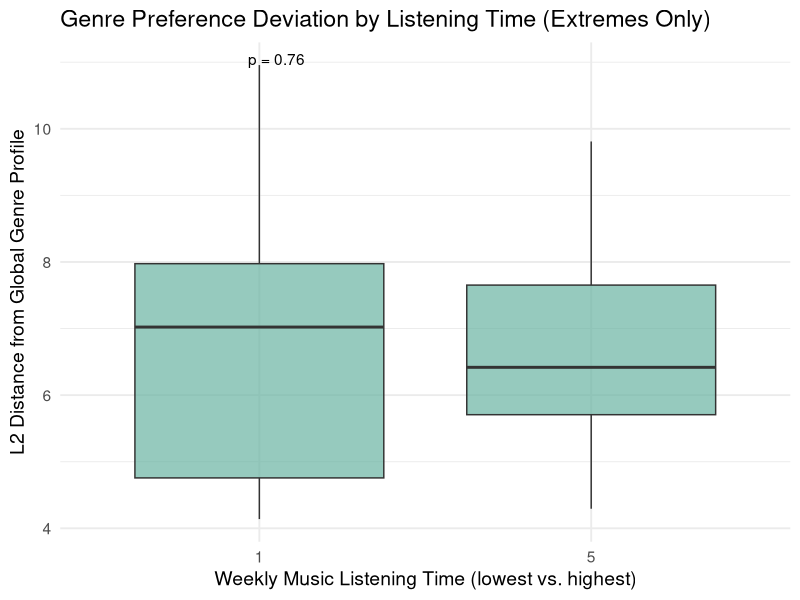

This figure's R source:
library(tidyverse)
library(ggpubr)

# Charger les données
df <- read.csv("full_questionnaire_data.csv")

# Sélectionner les colonnes des genres
genre_vars <- grep("^genre_", names(df), value = TRUE)

# Supprimer les lignes avec tous les genres manquants
df <- df %>%
  filter(rowSums(is.na(select(., all_of(genre_vars)))) < length(genre_vars))

# Calculer la moyenne globale pour chaque genre
global_means <- df %>%
  select(all_of(genre_vars)) %>%
  summarise(across(everything(), ~mean(., na.rm = TRUE)))

# Calculer la distance L2 pour chaque participant
df$L2_distance <- apply(df[, genre_vars], 1, function(x) {
  sqrt(sum((x - global_means)^2, na.rm = TRUE))
})

# S'assurer que la variable est factor et trier les niveaux
df$ListeningPerWeek <- factor(df$ListeningPerWeek, levels = sort(unique(df$ListeningPerWeek)))

# Garder uniquement le premier et le dernier bin
extremes_df <- df %>% filter(ListeningPerWeek %in% c(levels(ListeningPerWeek)[1], levels(ListeningPerWeek)[length(levels(ListeningPerWeek))]))

# Comparaison statistique entre les deux extrêmes
ggplot(extremes_df, aes(x = ListeningPerWeek, y = L2_distance)) +
  geom_boxplot(fill = "#69b3a2", alpha = 0.7) +
  stat_compare_means(method = "wilcox.test", label = "p.format") +
  theme_minimal(base_size = 14) +
  labs(x = "Weekly Music Listening Time (lowest vs. highest)",
       y = "L2 Distance from Global Genre Profile",
       title = "Genre Preference Deviation by Listening Time (Extremes Only)")
